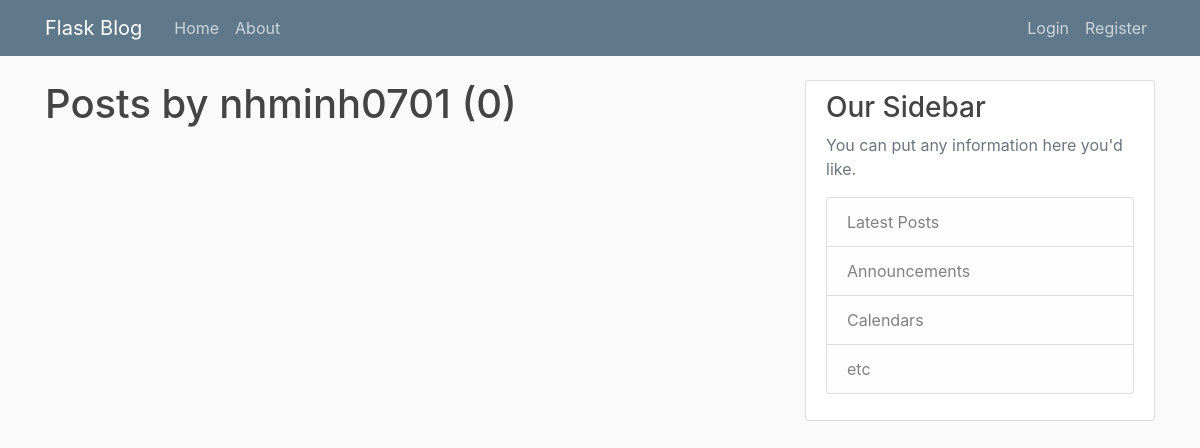
Page /user/nhminh0701 on the earlier database version.
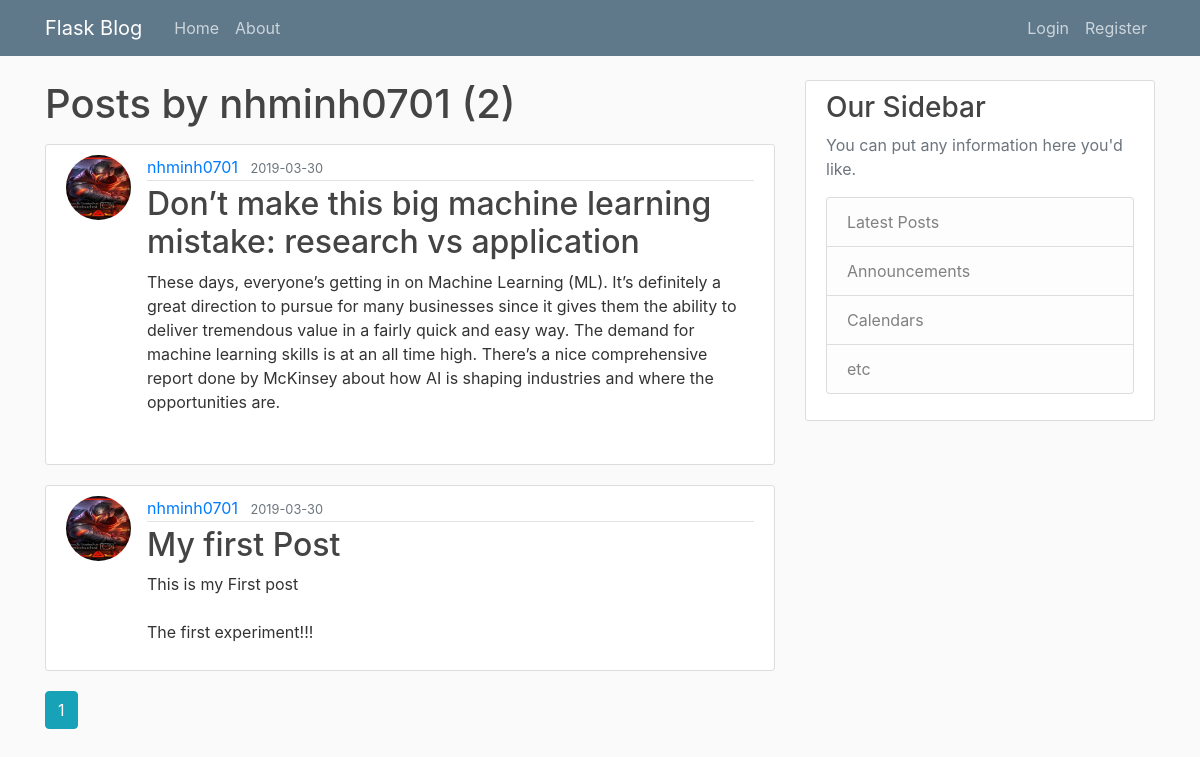
Same page on the later database version.
### flaskblog/models.py (models this page shows, shortened)
class User(db.Model, UserMixin):
    id = db.Column(db.Integer, primary_key=True)
    username = db.Column(db.String(20), unique=True, nullable=False)
    email = db.Column(db.String(120), unique=True, nullable=False)
    image_file = db.Column(db.String(20), nullable=False, default='default.jpg')
    password = db.Column(db.String(60), nullable=False)
    posts = db.relationship('Post', backref='author',lazy=True)

class Post(db.Model):
    id = db.Column(db.Integer, primary_key=True)
    title = db.Column(db.String(100), nullable=False)
    date_posted = db.Column(db.DateTime, nullable=False, default=datetime.utcnow)
    content = db.Column(db.Text, nullable=False)
    user_id = db.Column(db.Integer, db.ForeignKey('user.id'), nullable=False)

### flaskblog/routes.py (the view)
@app.route("/user/<string:username>")
def user_posts(username):
    page = request.args.get('page', 1, type = int)
    user = User.query.filter_by(username=username).first_or_404()
    posts = Post.query.filter_by(author=user).order_by(Post.date_posted.desc()).paginate(per_page=5, page = page)
    return render_template('user_posts.html', posts = posts, user=user)

### flaskblog/templates/user_posts.html
{% extends "layout.html" %}
{% block content %}
    <h1 class="mb-3">Posts by {{ user.username }} ({{ posts.total }})</h1>
	{% for post in posts.items %}
		<article class="media content-section">
			<img class="rounded-circle article-img" src="{{ url_for('static', filename='profile_pics/' + post.author.image_file) }}">
			<div class="media-body">
				<div class="article-metadata">
					<a class="mr-2" href="{{ url_for('user_posts', username=post.author.username) }}">{{ post.author.username }}</a>
					<small class="text-muted">{{ post.date_posted.strftime('%Y-%m-%d') }}</small>
				</div>
				<h2><a class="article-title" href="{{ url_for('post', post_id=post.id) }}">{{ post.title }}</a></h2>
				<p class="article-content">{{ post.content }}</p>
			</div>
		</article>
	{% endfor %}
	{% for page_num in posts.iter_pages(left_edge=1, right_edge=1, left_current=1, right_current=2) %}
		{% if page_num %}
			{% if posts.page ==page_num %}
				<a class="btn btn-info mb-4"  href="{{ url_for('user_posts', username=user.username, page=page_num) }}">{{ page_num }}</a>
			{% else %}
				<a class="btn btn-outline-info mb-4"  href="{{ url_for('home', page=page_num) }}">{{ page_num }}</a>
			{% endif %}
		{% else %}
			...
		{% endif %}
	{% endfor %}
{% endblock content %}

### flaskblog/templates/layout.html (shortened to what this page needs)
<!DOCTYPE html>
<html>
<head>
    <link rel="stylesheet" href="https://stackpath.bootstrapcdn.com/bootstrap/4.3.1/css/bootstrap.min.css">
    <link rel="stylesheet" type="text/css" href="{{ url_for('static', filename='main.css') }}">
</head>
<body>
        <header class="site-header">
                <nav class="navbar navbar-expand-md navbar-dark bg-steel fixed-top">
                  <div class="container">
                    <a class="navbar-brand mr-4" href="/">Flask Blog</a>
                    <div class="collapse navbar-collapse" id="navbarToggle">
                      <div class="navbar-nav mr-auto">
                        <a class="nav-item nav-link" href="/">Home</a>
                        <a class="nav-item nav-link" href="/about">About</a>
                      </div>
                      <div class="navbar-nav">
                        {% if current_user.is_authenticated %}
                        <a class="nav-item nav-link" href="{{ url_for('new_post') }}">New Post</a>
                          <a class="nav-item nav-link" href="/account">Account</a>
                          <a class="nav-item nav-link" href="/logout">Logout</a>
                        {% else %}
                          <a class="nav-item nav-link" href="/login">Login</a>
                          <a class="nav-item nav-link" href="/register">Register</a>
                        {% endif %}
                      </div>
                    </div>
                  </div>
                </nav>
              </header>
              <main role="main" class="container">
                    <div class="row">
                      <div class="col-md-8">
                        {% block content %}{% endblock %}
                      </div>
                      <div class="col-md-4">
                        <div class="content-section">
                          <h3>Our Sidebar</h3>
                          <p class='text-muted'>You can put any information here you'd like.
                            <ul class="list-group">
                              <li class="list-group-item list-group-item-light">Latest Posts</li>
                              <li class="list-group-item list-group-item-light">Announcements</li>
                              <li class="list-group-item list-group-item-light">Calendars</li>
                              <li class="list-group-item list-group-item-light">etc</li>
                            </ul>
                          </p>
                        </div>
                      </div>
                    </div>
                  </main>
</body>
</html>

### flaskblog/static/main.css (style rules this page uses)
body { background: #fafafa; color: #333333; margin-top: 5rem; }
h1, h2, h3, h4, h5, h6 { color: #444444; }
.bg-steel { background-color: #5f788a; }
.site-header .navbar-nav .nav-link { color: #cbd5db; }
.content-section { background: #ffffff; padding: 10px 20px; border: 1px solid #dddddd; border-radius: 3px; margin-bottom: 20px; }
.article-title { color: #444444; }
.article-content { white-space: pre-line; }
.article-img { height: 65px; width: 65px; margin-right: 16px; }
.article-metadata { padding-bottom: 1px; margin-bottom: 4px; border-bottom: 1px solid #e3e3e3 }

Differences in the rows shown:
added Post: image_file (picture), author.username "nhminh0701", date_posted "2019-03-30", title "Don’t make this big machine learning mistake: research vs application", content "These days, everyone’s getting in on Machine Learning (ML). It’s definitely a great direction to pursue for many businesses since it gives them the ability to deliver tremendous value in a fairly quick and easy way. The demand for machine learning skills is at an all time high. There’s a nice comprehensive report done by McKinsey about how AI is shaping industries and where the opportunities are."
added Post: image_file (picture), author.username "nhminh0701", date_posted "2019-03-30", title "My first Post", content "This is my First post The first experiment!!!"
Other differences:
{{ posts.total }}: "0" → "2"
new list line: "1"
